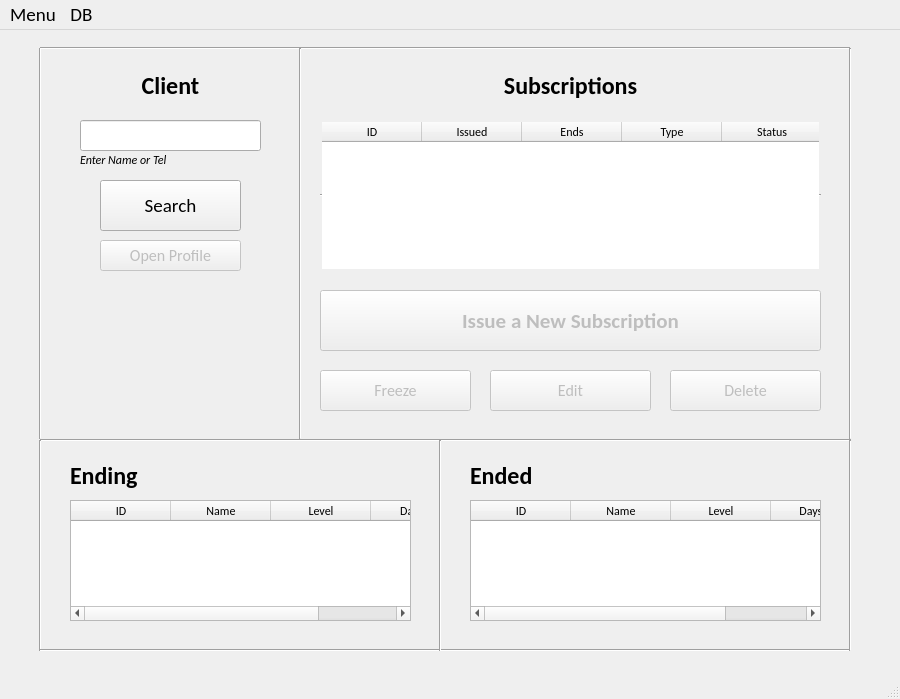
<?xml version="1.0" encoding="UTF-8"?>
<ui version="4.0">
 <class>MainWindow</class>
 <widget class="QMainWindow" name="MainWindow">
  <property name="geometry">
   <rect>
    <x>0</x>
    <y>0</y>
    <width>900</width>
    <height>699</height>
   </rect>
  </property>
  <property name="font">
   <font>
    <family>Calibri</family>
   </font>
  </property>
  <property name="windowTitle">
   <string>Subscription Manager</string>
  </property>
  <widget class="QWidget" name="centralwidget">
   <widget class="QTableWidget" name="table_widget1">
    <property name="geometry">
     <rect>
      <x>320</x>
      <y>90</y>
      <width>501</width>
      <height>151</height>
     </rect>
    </property>
    <property name="sizePolicy">
     <sizepolicy hsizetype="MinimumExpanding" vsizetype="Preferred">
      <horstretch>0</horstretch>
      <verstretch>0</verstretch>
     </sizepolicy>
    </property>
    <property name="frameShape">
     <enum>QFrame::HLine</enum>
    </property>
    <property name="lineWidth">
     <number>1</number>
    </property>
    <property name="verticalScrollBarPolicy">
     <enum>Qt::ScrollBarAsNeeded</enum>
    </property>
    <property name="horizontalScrollBarPolicy">
     <enum>Qt::ScrollBarAlwaysOff</enum>
    </property>
    <property name="sizeAdjustPolicy">
     <enum>QAbstractScrollArea::AdjustToContents</enum>
    </property>
    <property name="editTriggers">
     <set>QAbstractItemView::NoEditTriggers</set>
    </property>
    <property name="showGrid">
     <bool>true</bool>
    </property>
    <property name="gridStyle">
     <enum>Qt::SolidLine</enum>
    </property>
    <property name="sortingEnabled">
     <bool>true</bool>
    </property>
    <property name="rowCount">
     <number>0</number>
    </property>
    <property name="columnCount">
     <number>6</number>
    </property>
    <column>
     <property name="text">
      <string>ID</string>
     </property>
    </column>
    <column>
     <property name="text">
      <string>Issued</string>
     </property>
    </column>
    <column>
     <property name="text">
      <string>Ends</string>
     </property>
    </column>
    <column>
     <property name="text">
      <string>Type</string>
     </property>
    </column>
    <column>
     <property name="text">
      <string>Status</string>
     </property>
    </column>
    <column>
     <property name="text">
      <string>Days Frozen </string>
     </property>
    </column>
   </widget>
   <widget class="QLabel" name="label1">
    <property name="geometry">
     <rect>
      <x>40</x>
      <y>30</y>
      <width>261</width>
      <height>51</height>
     </rect>
    </property>
    <property name="font">
     <font>
      <family>Calibri</family>
      <pointsize>18</pointsize>
      <weight>75</weight>
      <bold>true</bold>
      <underline>false</underline>
     </font>
    </property>
    <property name="text">
     <string>Client</string>
    </property>
    <property name="alignment">
     <set>Qt::AlignCenter</set>
    </property>
   </widget>
   <widget class="QLineEdit" name="line_edit1">
    <property name="geometry">
     <rect>
      <x>80</x>
      <y>90</y>
      <width>181</width>
      <height>31</height>
     </rect>
    </property>
    <property name="font">
     <font>
      <family>Calibri</family>
      <pointsize>14</pointsize>
     </font>
    </property>
    <property name="text">
     <string/>
    </property>
   </widget>
   <widget class="QPushButton" name="button1">
    <property name="geometry">
     <rect>
      <x>100</x>
      <y>150</y>
      <width>141</width>
      <height>51</height>
     </rect>
    </property>
    <property name="font">
     <font>
      <family>Calibri</family>
      <pointsize>14</pointsize>
      <weight>50</weight>
      <bold>false</bold>
     </font>
    </property>
    <property name="text">
     <string>Search</string>
    </property>
   </widget>
   <widget class="QPushButton" name="button2">
    <property name="enabled">
     <bool>false</bool>
    </property>
    <property name="geometry">
     <rect>
      <x>320</x>
      <y>260</y>
      <width>501</width>
      <height>61</height>
     </rect>
    </property>
    <property name="font">
     <font>
      <family>Calibri</family>
      <pointsize>16</pointsize>
      <weight>75</weight>
      <bold>true</bold>
     </font>
    </property>
    <property name="text">
     <string>Issue a New Subscription</string>
    </property>
   </widget>
   <widget class="QPushButton" name="button3">
    <property name="enabled">
     <bool>false</bool>
    </property>
    <property name="geometry">
     <rect>
      <x>320</x>
      <y>340</y>
      <width>151</width>
      <height>41</height>
     </rect>
    </property>
    <property name="font">
     <font>
      <family>Calibri</family>
      <pointsize>12</pointsize>
     </font>
    </property>
    <property name="text">
     <string>Freeze</string>
    </property>
   </widget>
   <widget class="QPushButton" name="button4">
    <property name="enabled">
     <bool>false</bool>
    </property>
    <property name="geometry">
     <rect>
      <x>490</x>
      <y>340</y>
      <width>161</width>
      <height>41</height>
     </rect>
    </property>
    <property name="font">
     <font>
      <family>Calibri</family>
      <pointsize>12</pointsize>
     </font>
    </property>
    <property name="text">
     <string>Edit</string>
    </property>
   </widget>
   <widget class="Line" name="line1">
    <property name="geometry">
     <rect>
      <x>40</x>
      <y>400</y>
      <width>811</width>
      <height>20</height>
     </rect>
    </property>
    <property name="orientation">
     <enum>Qt::Horizontal</enum>
    </property>
   </widget>
   <widget class="QLabel" name="label2">
    <property name="geometry">
     <rect>
      <x>320</x>
      <y>30</y>
      <width>501</width>
      <height>51</height>
     </rect>
    </property>
    <property name="font">
     <font>
      <family>Calibri</family>
      <pointsize>18</pointsize>
      <weight>75</weight>
      <bold>true</bold>
      <underline>false</underline>
     </font>
    </property>
    <property name="text">
     <string>Subscriptions</string>
    </property>
    <property name="alignment">
     <set>Qt::AlignCenter</set>
    </property>
   </widget>
   <widget class="QLabel" name="label3">
    <property name="geometry">
     <rect>
      <x>70</x>
      <y>420</y>
      <width>171</width>
      <height>51</height>
     </rect>
    </property>
    <property name="font">
     <font>
      <family>Calibri</family>
      <pointsize>18</pointsize>
      <weight>75</weight>
      <bold>true</bold>
      <underline>false</underline>
     </font>
    </property>
    <property name="text">
     <string>Ending</string>
    </property>
    <property name="alignment">
     <set>Qt::AlignLeading|Qt::AlignLeft|Qt::AlignVCenter</set>
    </property>
   </widget>
   <widget class="QLabel" name="label4">
    <property name="geometry">
     <rect>
      <x>470</x>
      <y>420</y>
      <width>151</width>
      <height>51</height>
     </rect>
    </property>
    <property name="font">
     <font>
      <family>Calibri</family>
      <pointsize>18</pointsize>
      <weight>75</weight>
      <bold>true</bold>
      <underline>false</underline>
     </font>
    </property>
    <property name="text">
     <string>Ended</string>
    </property>
    <property name="alignment">
     <set>Qt::AlignLeading|Qt::AlignLeft|Qt::AlignVCenter</set>
    </property>
   </widget>
   <widget class="QLabel" name="label11">
    <property name="geometry">
     <rect>
      <x>80</x>
      <y>120</y>
      <width>181</width>
      <height>20</height>
     </rect>
    </property>
    <property name="font">
     <font>
      <family>Calibri</family>
      <italic>true</italic>
     </font>
    </property>
    <property name="text">
     <string>Enter Name or Tel</string>
    </property>
   </widget>
   <widget class="QPushButton" name="button5">
    <property name="enabled">
     <bool>false</bool>
    </property>
    <property name="geometry">
     <rect>
      <x>670</x>
      <y>340</y>
      <width>151</width>
      <height>41</height>
     </rect>
    </property>
    <property name="font">
     <font>
      <family>Calibri</family>
      <pointsize>12</pointsize>
     </font>
    </property>
    <property name="text">
     <string>Delete</string>
    </property>
   </widget>
   <widget class="Line" name="line">
    <property name="geometry">
     <rect>
      <x>30</x>
      <y>18</y>
      <width>20</width>
      <height>391</height>
     </rect>
    </property>
    <property name="orientation">
     <enum>Qt::Vertical</enum>
    </property>
   </widget>
   <widget class="Line" name="line_2">
    <property name="geometry">
     <rect>
      <x>40</x>
      <y>10</y>
      <width>810</width>
      <height>16</height>
     </rect>
    </property>
    <property name="orientation">
     <enum>Qt::Horizontal</enum>
    </property>
   </widget>
   <widget class="Line" name="line_3">
    <property name="geometry">
     <rect>
      <x>290</x>
      <y>18</y>
      <width>20</width>
      <height>391</height>
     </rect>
    </property>
    <property name="orientation">
     <enum>Qt::Vertical</enum>
    </property>
   </widget>
   <widget class="Line" name="line_4">
    <property name="geometry">
     <rect>
      <x>840</x>
      <y>18</y>
      <width>20</width>
      <height>391</height>
     </rect>
    </property>
    <property name="orientation">
     <enum>Qt::Vertical</enum>
    </property>
   </widget>
   <widget class="Line" name="line_5">
    <property name="geometry">
     <rect>
      <x>30</x>
      <y>410</y>
      <width>20</width>
      <height>211</height>
     </rect>
    </property>
    <property name="orientation">
     <enum>Qt::Vertical</enum>
    </property>
   </widget>
   <widget class="Line" name="line1_2">
    <property name="geometry">
     <rect>
      <x>40</x>
      <y>610</y>
      <width>811</width>
      <height>20</height>
     </rect>
    </property>
    <property name="orientation">
     <enum>Qt::Horizontal</enum>
    </property>
   </widget>
   <widget class="Line" name="line_6">
    <property name="geometry">
     <rect>
      <x>840</x>
      <y>410</y>
      <width>20</width>
      <height>211</height>
     </rect>
    </property>
    <property name="orientation">
     <enum>Qt::Vertical</enum>
    </property>
   </widget>
   <widget class="QTableWidget" name="table_widget2">
    <property name="geometry">
     <rect>
      <x>70</x>
      <y>470</y>
      <width>341</width>
      <height>121</height>
     </rect>
    </property>
    <column>
     <property name="text">
      <string>ID</string>
     </property>
    </column>
    <column>
     <property name="text">
      <string>Name</string>
     </property>
    </column>
    <column>
     <property name="text">
      <string>Level</string>
     </property>
    </column>
    <column>
     <property name="text">
      <string>Days left</string>
     </property>
    </column>
   </widget>
   <widget class="QTableWidget" name="table_widget3">
    <property name="geometry">
     <rect>
      <x>470</x>
      <y>470</y>
      <width>351</width>
      <height>121</height>
     </rect>
    </property>
    <column>
     <property name="text">
      <string>ID</string>
     </property>
    </column>
    <column>
     <property name="text">
      <string>Name</string>
     </property>
    </column>
    <column>
     <property name="text">
      <string>Level</string>
     </property>
    </column>
    <column>
     <property name="text">
      <string>Days ago</string>
     </property>
    </column>
   </widget>
   <widget class="Line" name="line_7">
    <property name="geometry">
     <rect>
      <x>430</x>
      <y>410</y>
      <width>20</width>
      <height>211</height>
     </rect>
    </property>
    <property name="orientation">
     <enum>Qt::Vertical</enum>
    </property>
   </widget>
   <widget class="QPushButton" name="button6">
    <property name="enabled">
     <bool>false</bool>
    </property>
    <property name="geometry">
     <rect>
      <x>100</x>
      <y>210</y>
      <width>141</width>
      <height>31</height>
     </rect>
    </property>
    <property name="font">
     <font>
      <family>Calibri</family>
      <pointsize>12</pointsize>
      <weight>50</weight>
      <bold>false</bold>
     </font>
    </property>
    <property name="text">
     <string>Open Profile</string>
    </property>
   </widget>
  </widget>
  <widget class="QMenuBar" name="menubar">
   <property name="geometry">
    <rect>
     <x>0</x>
     <y>0</y>
     <width>900</width>
     <height>29</height>
    </rect>
   </property>
   <property name="font">
    <font>
     <family>Calibri</family>
     <pointsize>14</pointsize>
     <weight>50</weight>
     <bold>false</bold>
    </font>
   </property>
   <widget class="QMenu" name="menuFile">
    <property name="font">
     <font>
      <family>Calibri</family>
      <pointsize>14</pointsize>
      <weight>50</weight>
      <bold>false</bold>
     </font>
    </property>
    <property name="title">
     <string>Menu</string>
    </property>
    <addaction name="action_clients"/>
    <addaction name="separator"/>
    <addaction name="action_subs"/>
    <addaction name="separator"/>
    <addaction name="action_stat"/>
   </widget>
   <widget class="QMenu" name="menu">
    <property name="title">
     <string>DB</string>
    </property>
    <addaction name="action_backup"/>
    <addaction name="separator"/>
    <addaction name="action_db"/>
   </widget>
   <addaction name="menuFile"/>
   <addaction name="menu"/>
  </widget>
  <widget class="QStatusBar" name="statusbar">
   <property name="font">
    <font>
     <family>Calibri</family>
     <pointsize>12</pointsize>
    </font>
   </property>
   <property name="autoFillBackground">
    <bool>false</bool>
   </property>
  </widget>
  <action name="action_Main">
   <property name="text">
    <string>Главная</string>
   </property>
   <property name="font">
    <font>
     <family>Calibri</family>
     <pointsize>14</pointsize>
     <weight>50</weight>
     <bold>false</bold>
    </font>
   </property>
  </action>
  <action name="action_stat">
   <property name="text">
    <string>Statistics</string>
   </property>
   <property name="font">
    <font>
     <family>Calibri</family>
     <pointsize>14</pointsize>
    </font>
   </property>
  </action>
  <action name="action_subs">
   <property name="text">
    <string>All Subs</string>
   </property>
   <property name="font">
    <font>
     <family>Calibri</family>
     <pointsize>14</pointsize>
    </font>
   </property>
  </action>
  <action name="action_clients">
   <property name="text">
    <string>All Clients</string>
   </property>
   <property name="font">
    <font>
     <family>Calibri</family>
     <pointsize>14</pointsize>
    </font>
   </property>
  </action>
  <action name="action_backup">
   <property name="text">
    <string>Make a backup</string>
   </property>
   <property name="font">
    <font>
     <family>Calibri</family>
     <pointsize>14</pointsize>
    </font>
   </property>
  </action>
  <action name="action_db">
   <property name="text">
    <string>Load a DB</string>
   </property>
   <property name="font">
    <font>
     <family>Calibri</family>
     <pointsize>14</pointsize>
    </font>
   </property>
  </action>
 </widget>
 <resources/>
 <connections/>
</ui>
